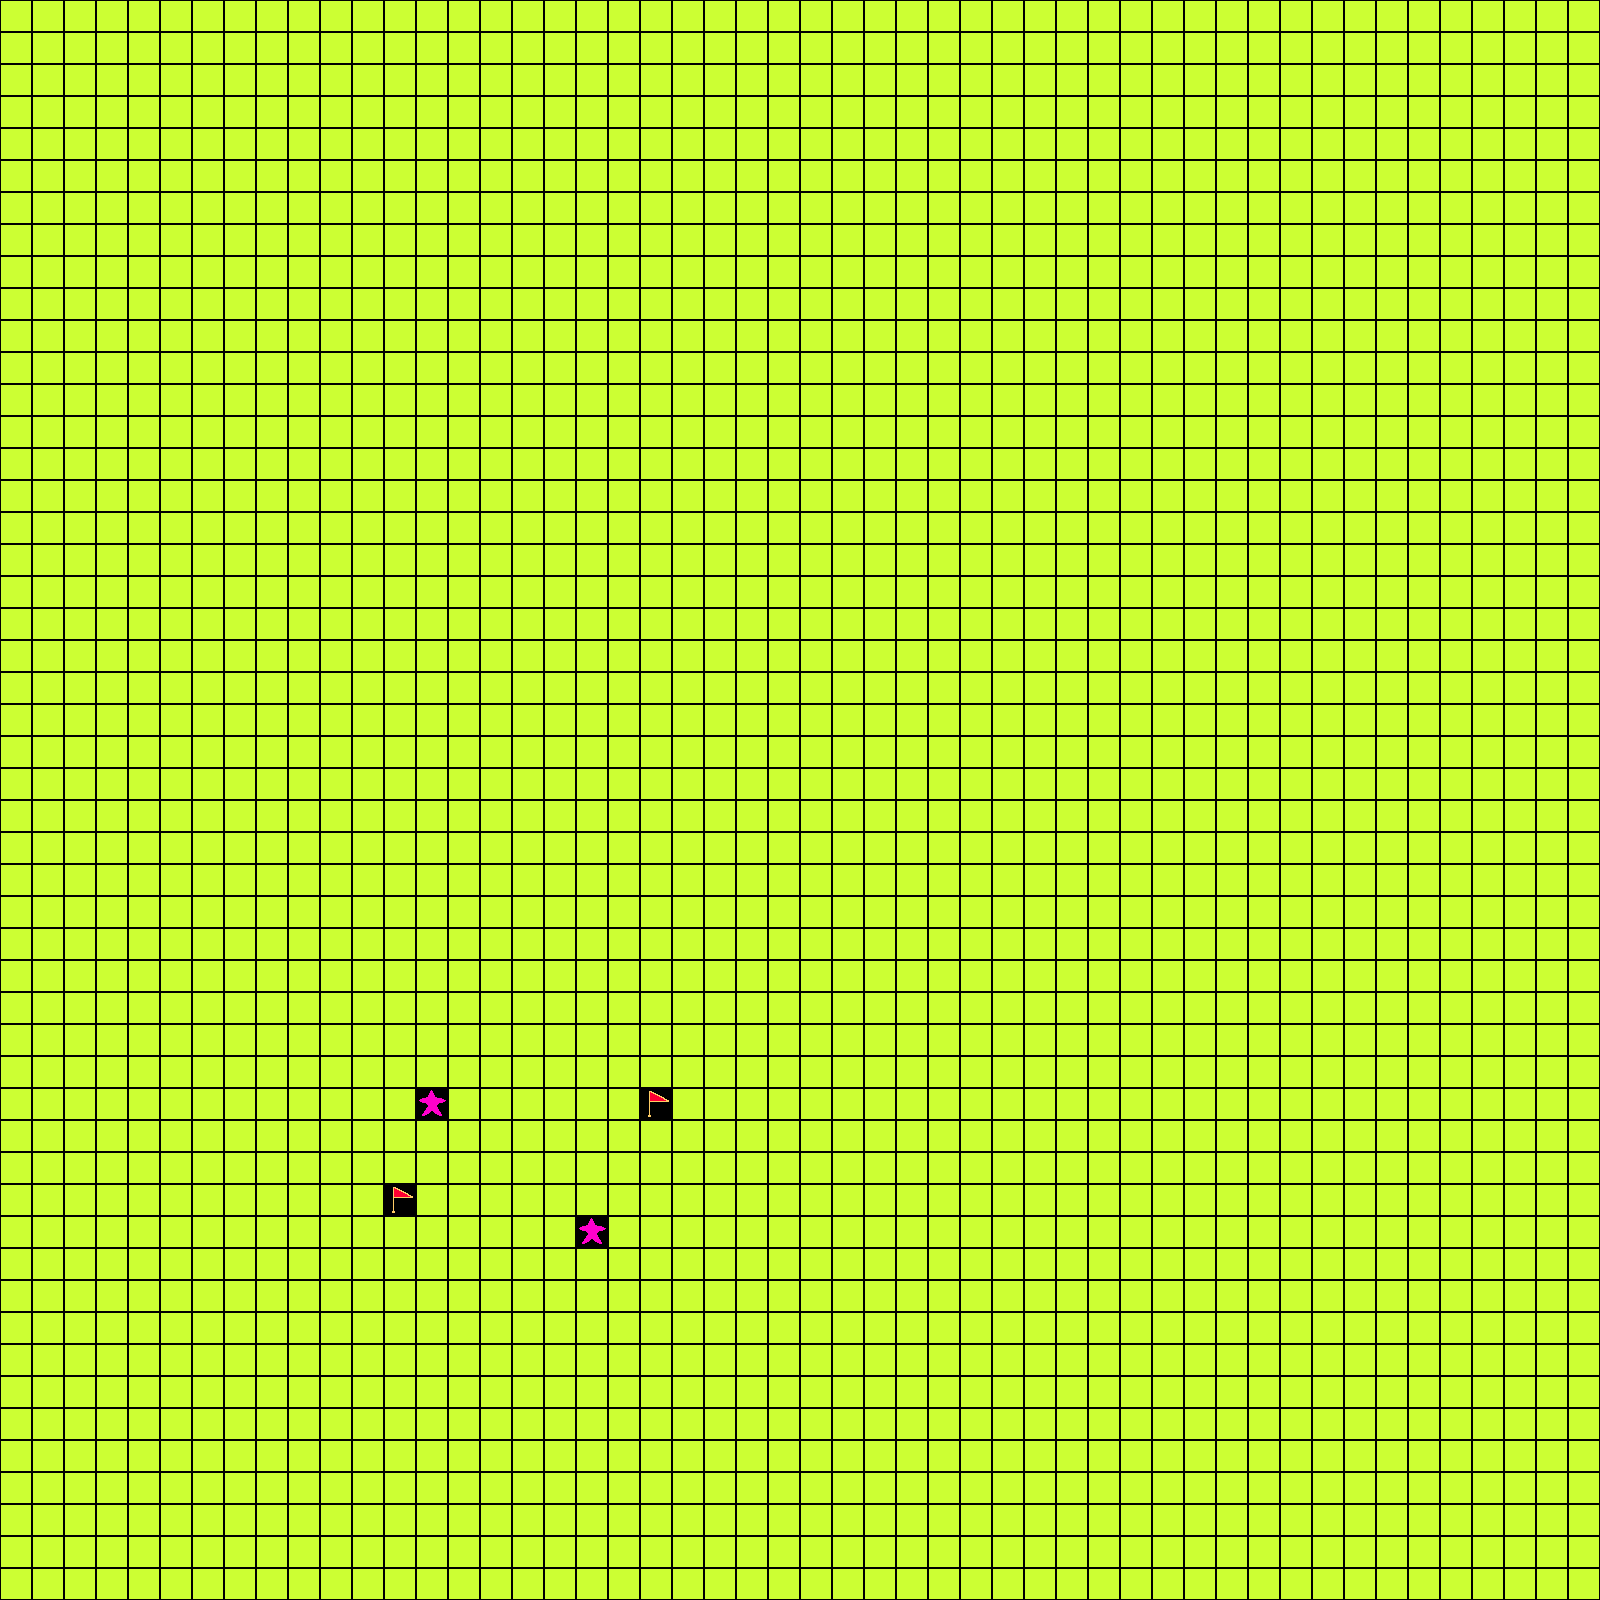

A 2D game scene composited from a Tiled map and its tileset images. What follows is a short description and the map's XML, with each tile layer's data collapsed to a summary:
An orthogonal 50x50 tile map with 32x32 px tiles, 1 tile layer (Background) and 1 object (initPoint).

<map version="1.0" orientation="orthogonal" renderorder="right-down" width="50" height="50" tilewidth="32" tileheight="32">
 <tileset firstgid="1" name="mytileset" tilewidth="32" tileheight="32">
  <image source="../TileMaps/mytileset.bmp" width="160" height="160" />
 </tileset>
 <layer name="Background" width="50" height="50">
  <data>[2500 cells, 2500 non-empty, 3 distinct tile ids]</data>
 </layer>
 <objectgroup name="objects">
  <object name="initPoint" x="529" y="1137">
   <ellipse />
  </object>
 </objectgroup>
</map>